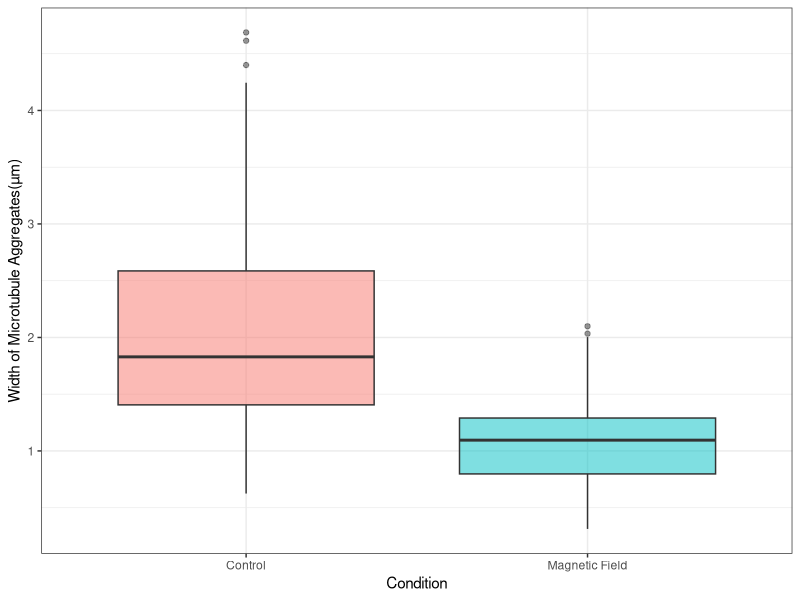

Write R code to recreate this figure.
## ---- chunk 1
# clear the environment
rm(list = ls())

# import the libraries that we will use
library(ggplot2)
library(dplyr)
library(here)
library(ggfortify)
library(readr)
## ---- chunk 2
control <- read_csv(here("Data", "controlMTaggregationresults.csv"))
  
bfield <- read_csv(here("Data", "bfieldMTaggregationresults.csv"))
## ---- chunk 3
full_df <- bind_rows("Control" = control,
          "Magnetic Field" = bfield,
          .id = "Condition")
## ---- chunk 4
full_df_tidy <- full_df %>%
  select(Condition, Length) %>%
  mutate(Length = Length/2)
## ---- chunk 5
MT_test <- t.test(Length~Condition, data = full_df_tidy)
MT_test
## ---- chunk 6
mean_MT <- full_df_tidy %>% 
    group_by(Condition) %>% summarise(
      meanlength = mean(Length),
      selength = sd(Length)/sqrt(sum(!is.na(Length))),
      n_observations = n()
  
       )
mean_MT
## ---- chunk 7
# create barplot with error bars
ggplot(full_df_tidy, aes(x = Condition, y = Length, fill = Condition))+
     geom_boxplot(alpha = 0.5)+
    theme_bw()+
    theme(legend.position="none")+
    xlab("Condition")+
    ylab("Width of Microtubule Aggregates(\u00b5m)")
     
